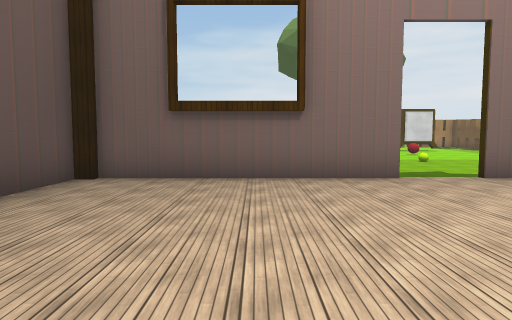
View 1 (above)

16 first-person views from a walk through a 3-D level made in the Unity game engine. The camera is 1.5 m above the floor, tilts 4° down and sees 75° across. The floor is counted in squares, 2 m on a side. Each view is taken from the middle of a square. On the plan, view 1 faces up. The plan holds only what a view shows up to about 11 squares ahead; the rest is blank. The place goes on beyond the plan. The player is left out. Door leaves are left out, so doorways stand open. Some surface patterns are stand-ins.

View 2
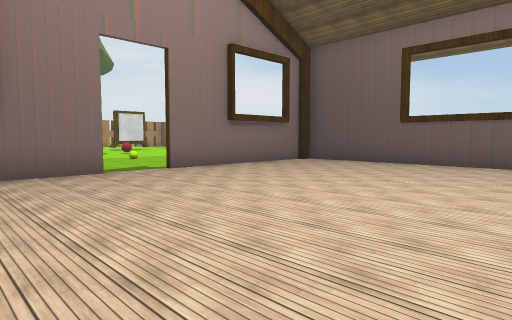

View 3
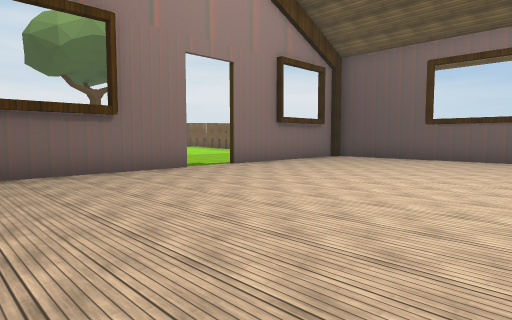

View 4
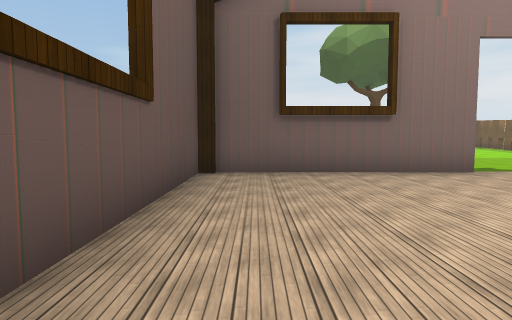

View 5
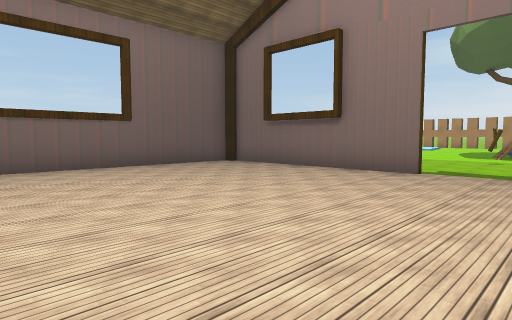

View 6
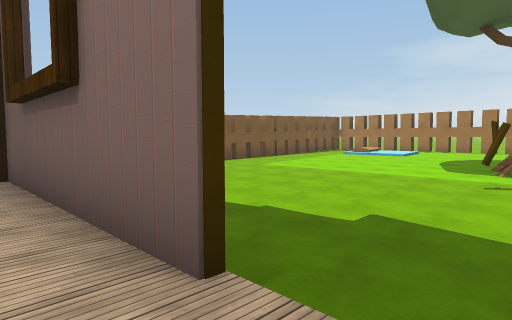

View 7
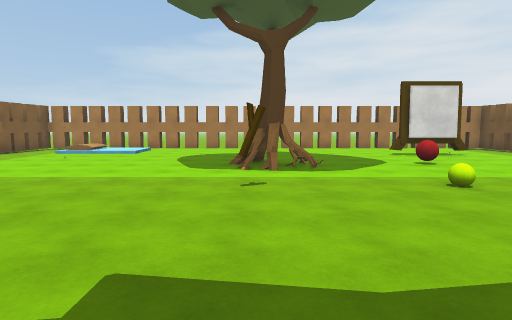

View 8
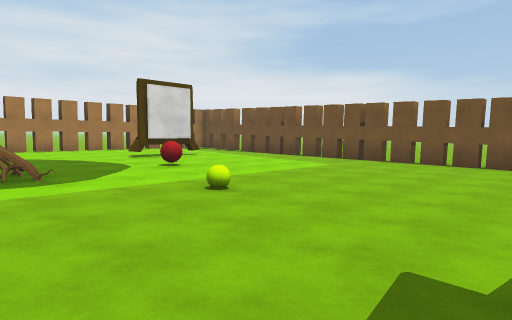

View 9
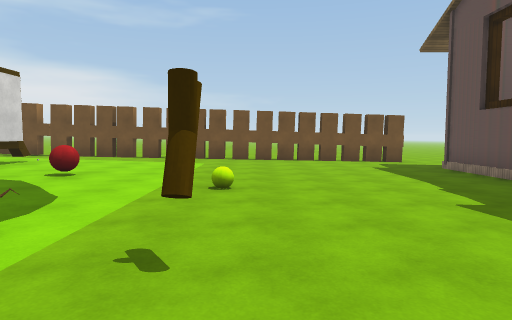

View 10
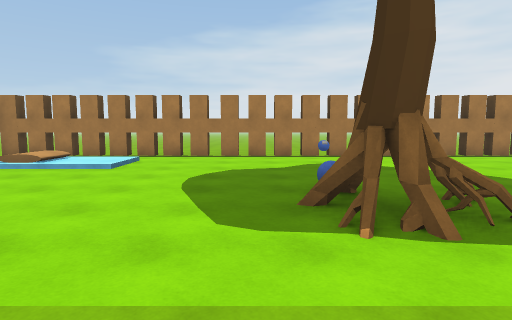

View 11
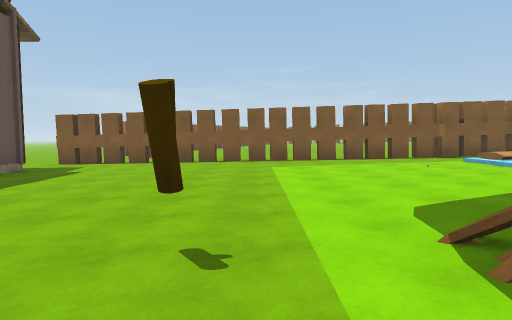

View 12
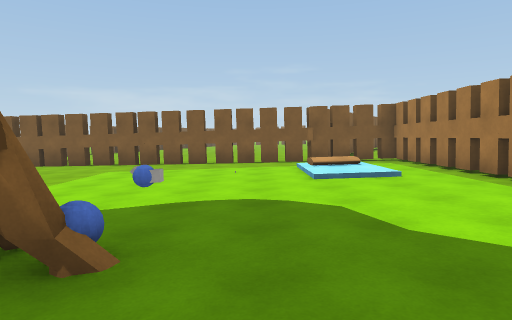

View 13
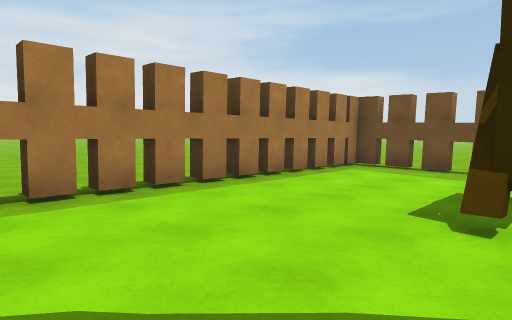

View 14
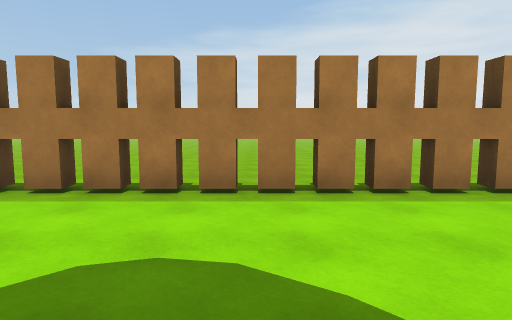

View 15
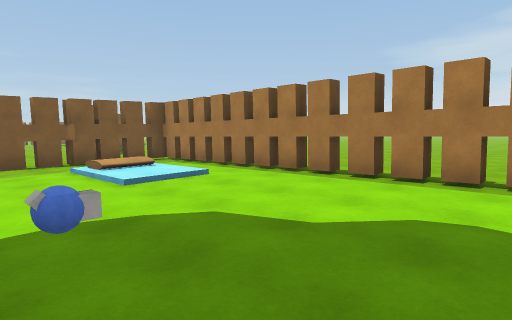

View 16
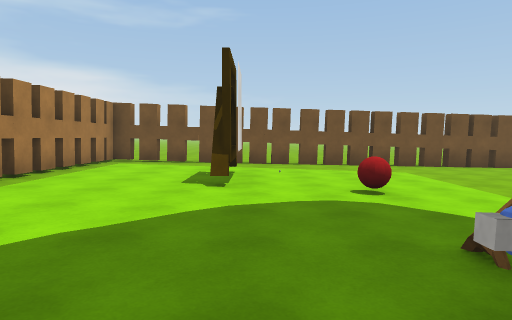

### Floor plan
Key: @ floor where view 1 was taken; # wall or solid block; . main floor; : floor 0.25 m higher than the main floor; - floor 0.25 m lower than the main floor; _ floor 0.5 m lower than the main floor; / step, stairs or slope; D open door; T tree; B ball; H thing the floor can be seen under or through; O other object.
Columns run from 7 left of view 1 to 15 right of it. Each row starts with its distance up from view 1.
 25      :::::::: ::
 24      ::::::::::::
 23       :::::::::::
 22       ::::::::::
 21   #####HHHHH#HHH####
 20  ##./..HH.HH.HH../.# ..
 19 ###./::::::::::::/.#...
 18  ##. /:::::::::::/.#...
 17  #..///.......OOO/.#
 16  #../............/.#
 15  #.......OB........#
 14  #--......TT..B...-#
 13  #-----------------#
 12  #-----------------#--
 11  #--------O--B-----#--
 10  #-----------------#--
  9  #-----------------#
  8  #-----------------#
  7  #_________________#
  6  #__######DD#####___
  5  __ #...........#
  4     #...........#
  3     #...........#
  2     #...........#
  1     #...........#
  0     #..@........#
 -1      ........

Positions as (right, up) in squares from view 1, and headings:
1: (0, 0), facing up
2: (0, -1), facing up-right
3: (-2, -1), facing up-right
4: (-2, -1), facing up
5: (5, -1), facing up-left
6: (4, 5), facing up-left
7: (3, 7), facing up
8: (3, 8), facing up-right
9: (1, 11), facing right
10: (2, 11), facing up
11: (5, 12), facing left
12: (5, 16), facing left
13: (4, 16), facing up-right
14: (4, 16), facing up
15: (4, 15), facing up-left
16: (2, 16), facing right
